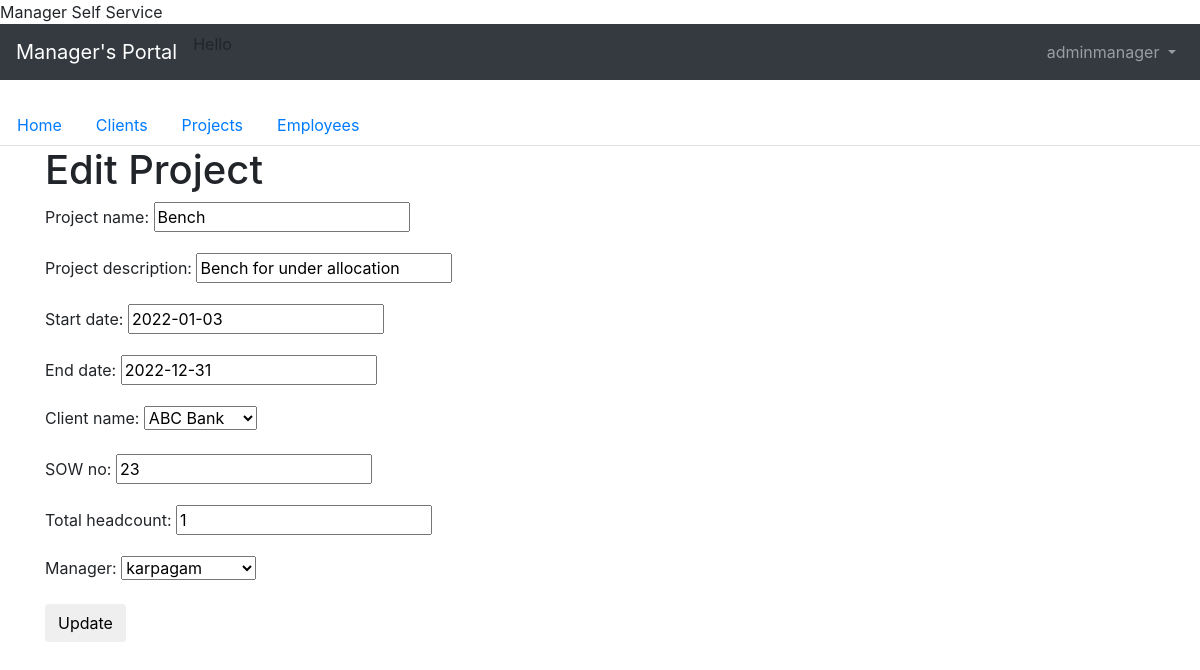
Page /manager/project/1/edit/ (signed in) on the committed database.
### users/models.py (models this page shows)
class CustomUser(AbstractUser):
    department = models.CharField(max_length=50, default=' ', null=True, blank=True)
    cell_phone = models.CharField(max_length=50, default='(402)000-0000')
    date_of_joining = models.DateField(null=True, blank=True)
    employee_ID = models.CharField(max_length=50, default=' ', null=True, blank=True)
    office_location = models.CharField(max_length=50, default=' ', null=True, blank=True)
    designation = models.CharField(max_length=50, default=' ', null=True, blank=True)

### manager/models.py (models this page shows, shortened)
class Project(models.Model):
    project_name = models.CharField(max_length=50, blank=False, null=False, default=' ')
    project_description = models.CharField(max_length=50, blank=False, null=False, default=' ')
    start_date = models.DateField(null=True, blank=True)
    end_date = models.DateField(null=True, blank=True)
    client_name = models.ForeignKey(Client, related_name='client', max_length=50, blank=False, null=False, default=' ',
                                    on_delete=models.DO_NOTHING)
    SOW_no = models.CharField(max_length=50, blank=False, null=False, default=' ')
    total_headcount = models.IntegerField(blank=False, null=False, default=' ')
    manager = models.ForeignKey(get_user_model(), on_delete=models.CASCADE)

class Client(models.Model):
    client_name = models.CharField(max_length=50, blank=False, null=False, default=' ')
    POC_client = models.CharField(max_length=50, blank=False, null=False, default=' ')
    POC_manager = models.ForeignKey(get_user_model(), on_delete=models.CASCADE)
    def __str__(self):
        return self.client_name

### manager/views.py (the view)
# urls.py: path('project/<int:pk>/edit/', views.project_edit, name='project_edit'),
@login_required
def project_edit(request, pk):
    project = get_object_or_404(Project, pk=pk)
    if request.method == "POST":
        form = ProjectForm(request.POST, instance=project)
        if form.is_valid():
            project = form.save(commit=False)
            project.updated_date = timezone.now()
            project.save()
            project = Project.objects.all()
            return render(request, 'project_list.html',
                          {'projects': project})
    else:
        form = ProjectForm(instance=project)
    return render(request, 'project_edit.html', {'form': form})

### manager/forms.py
class ProjectForm(forms.ModelForm):
    class Meta:
        model = Project
        fields = ('project_name', 'project_description', 'start_date', 'end_date', 'client_name', 'SOW_no',
                  'total_headcount', 'manager')

### templates/project_edit.html (shortened to what this page needs)
<!DOCTYPE html>
<html lang="en">
{% extends 'base.html' %}
{% block content %}
    <h1>Edit Project</h1>
    <form method="POST" class="customer-form">{% csrf_token %}
        {{ form.as_p }}
        <button type="submit" class="save btn btn-default">Update</button>
    </form>
{% endblock %}

### templates/base.html (shortened to what this page needs)
<!doctype html>
<html lang="en">
  <head>
    <link rel="stylesheet" href="https://stackpath.bootstrapcdn.com/bootstrap/4.1.3/css/bootstrap.min.css">
    <name>{% block name %}Manager Self Service{% endblock name %}</name>
  </head>
  <body>
 <nav class="navbar navbar-expand-md navbar-dark bg-dark mb-4">
      <a class="navbar-brand" href="{% url 'home' %}">Manager's Portal</a>
     {% if user.is_authenticated %}
        <ul class="navbar-nav mr-auto">
          <p>Hello<p>
        </ul>
      {% endif %}
      <div class="collapse navbar-collapse" id="navbarCollapse">
        {% if user.is_authenticated %}
          <ul class="navbar-nav ml-auto">
            <li class="nav-item">
              <a class="nav-link dropdown-toggle" href="#" id="userMenu"\
              data-toggle="dropdown" aria-haspopup="true" aria-expanded\
              ="false">
                {{ user.username }}
              </a>
            </li>
          </ul>
        {% endif %}
      </div>
    </nav>
<div>
     <ul class="nav nav-tabs">
  <li class="nav-item">
    <a class="nav-link" href="{%  url 'home' %}">Home</a>
  </li>
  <li class="nav-item">
    <a class="nav-link" href="{%  url 'client_list' %}">Clients</a>
  </li>
  <li class="nav-item">
    <a class="nav-link" href="{%  url 'project_list' %}">Projects</a>
  </li>
  <li class="nav-item">
    <a class="nav-link" href="{%  url 'employee_list' %}">Employees</a>
  </li>
</ul>
 </div>
<div class="container">
      {% block content %}
      {% endblock content %}
    </div>
  </body>
</html>

### rows in the picture
CustomUser: username "adminmanager"
Project: project_name "Bench", project_description "Bench for under allocation", start_date "2022-01-03", end_date "2022-12-31", SOW_no "23", total_headcount "1", manager "karpagam"
Client: client_name "ABC Bank"
